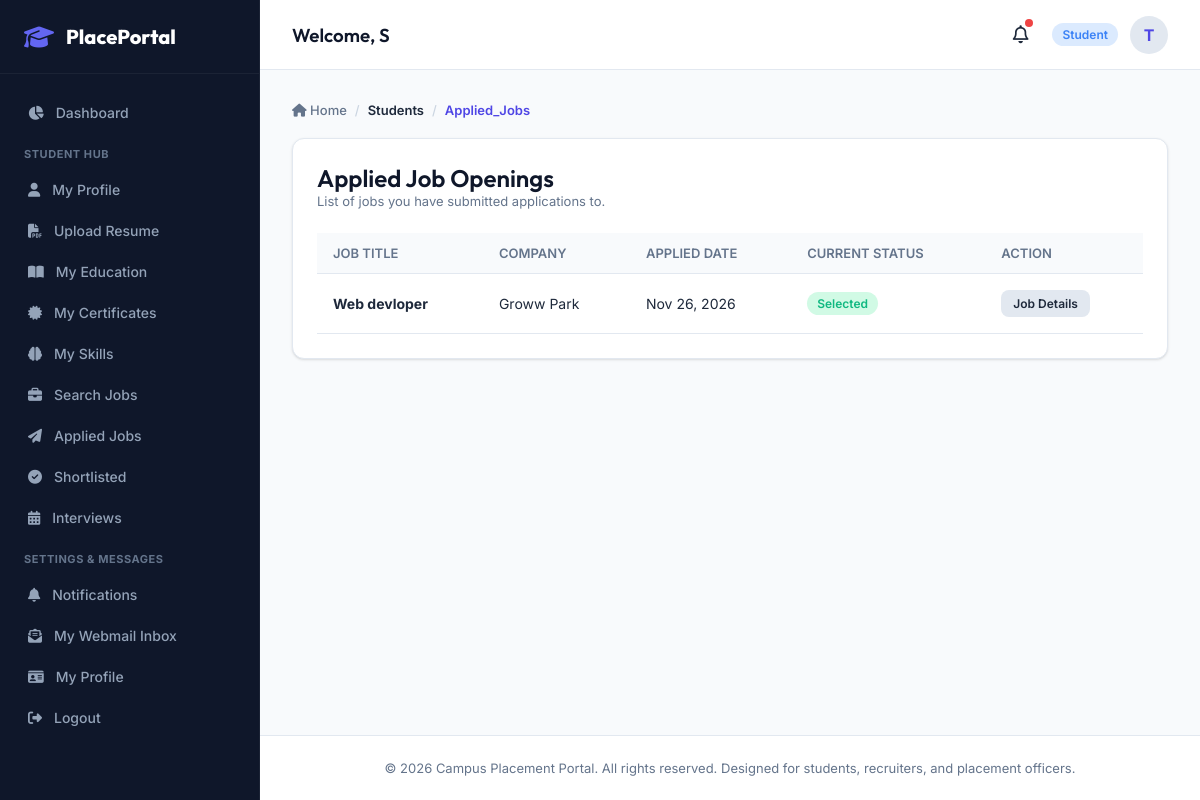
Before: /students/applied/ (signed in) with the older database file.
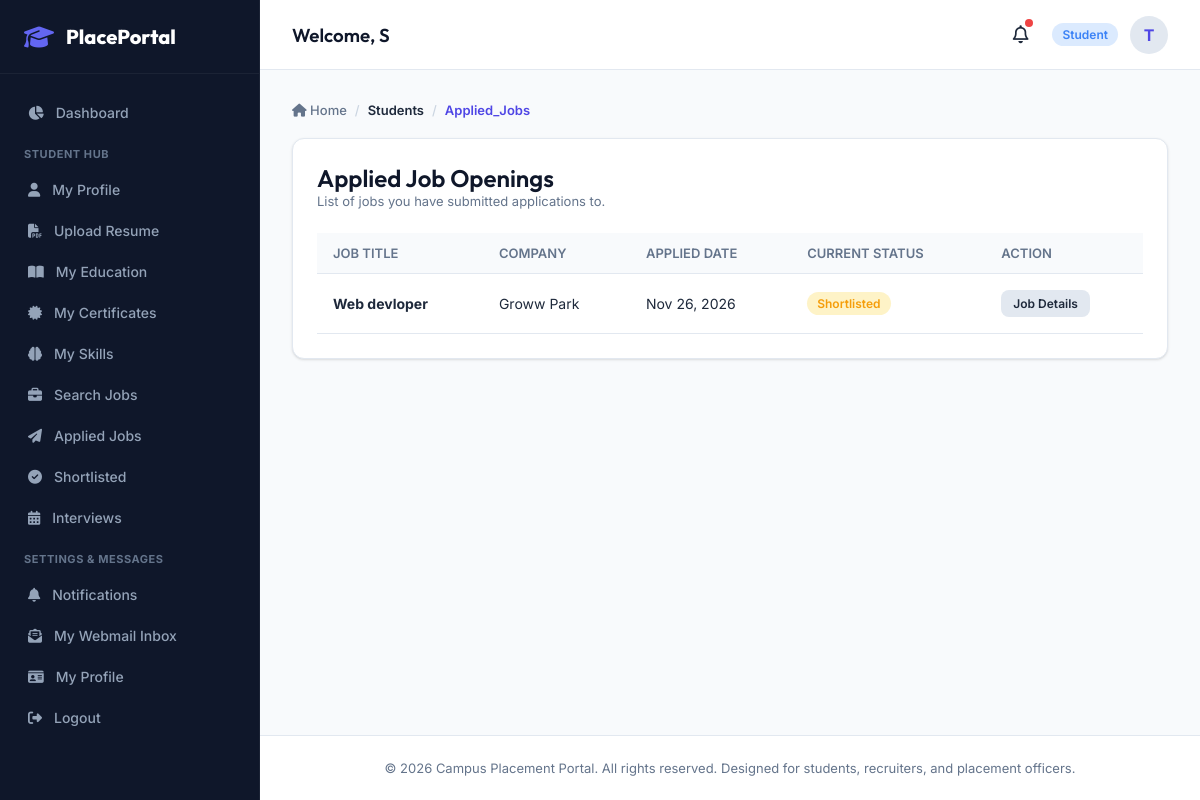
After: the same page with the newer database file.
### apps/applications/models.py (models this page shows, shortened)
class Application(models.Model):
    STATUS_CHOICES = (
        ('applied', 'Applied'),
        ('shortlisted', 'Shortlisted'),
        ('rejected', 'Rejected'),
        ('selected', 'Selected'),
    )
    job = models.ForeignKey(Job, on_delete=models.CASCADE, related_name='applications')
    student = models.ForeignKey(StudentProfile, on_delete=models.CASCADE, related_name='applications')
    applied_at = models.DateTimeField(auto_now_add=True)
    resume = models.FileField(upload_to='application_resumes/', blank=True, null=True)
    status = models.CharField(max_length=20, choices=STATUS_CHOICES, default='applied')
    cover_letter = models.TextField(blank=True)
    feedback = models.TextField(blank=True, help_text="Feedback from the recruiter")
    class Meta:
        unique_together = ('job', 'student')

### apps/jobs/models.py (models this page shows, shortened)
class Job(models.Model):
    JOB_TYPE_CHOICES = (
        ('full_time', 'Full-time'),
        ('internship', 'Internship'),
        ('part_time', 'Part-time'),
    )
    company = models.ForeignKey(CompanyProfile, on_delete=models.CASCADE, related_name='jobs')
    title = models.CharField(max_length=200)
    description = models.TextField()
    requirements = models.TextField(blank=True, help_text="Additional job requirements")
    skills_required = models.TextField(blank=True, help_text="Comma-separated list of required skills")
    location = models.CharField(max_length=150)
    job_type = models.CharField(max_length=20, choices=JOB_TYPE_CHOICES, default='full_time')
    salary_package = models.CharField(max_length=50, help_text="e.g. 12 LPA, 50,000/month")
    eligibility_criteria = models.DecimalField(max_digits=4, decimal_places=2, default=0.00, help_text="Minimum required CGPA")
    application_deadline = models.DateTimeField()
    is_active = models.BooleanField(default=True)
    created_at = models.DateTimeField(auto_now_add=True)

### apps/companies/models.py (models this page shows, shortened)
class CompanyProfile(models.Model):
    user = models.OneToOneField(settings.AUTH_USER_MODEL, on_delete=models.CASCADE, related_name='company_profile')
    name = models.CharField(max_length=200)
    description = models.TextField(blank=True)
    website = models.URLField(blank=True)
    industry = models.CharField(max_length=100)
    logo = models.ImageField(upload_to='company_logos/', blank=True, null=True)
    contact_email = models.EmailField()
    contact_phone = models.CharField(max_length=15, blank=True, null=True)
    address = models.TextField(blank=True)

### apps/students/views.py (the view)
# urls.py: path('applied/', views.applied_jobs, name='applied_jobs'),
@login_required
def applied_jobs(request):
    try:
        student = request.user.student_profile
    except StudentProfile.DoesNotExist:
        return redirect('accounts:edit_profile')
    applications = Application.objects.filter(student=student)
    return render(request, 'students/applied_jobs.html', {'applications': applications})

### templates/students/applied_jobs.html (shortened to what this page needs)
{% extends 'base.html' %}
{% block content %}
<div class="card">
    <h2>Applied Job Openings</h2>
    <p style="color: var(--text-muted); font-size: 13px; margin-bottom: 24px;">List of jobs you have submitted applications to.</p>
    {% if applications %}
        <div class="table-responsive">
            <table>
                <thead>
                    <tr>
                        <th>Job Title</th>
                        <th>Company</th>
                        <th>Applied Date</th>
                        <th>Current Status</th>
                        <th>Action</th>
                    </tr>
                </thead>
                <tbody>
                    {% for app in applications %}
                        <tr>
                            <td><strong>{{ app.job.title }}</strong></td>
                            <td>{{ app.job.company.name }}</td>
                            <td>{{ app.applied_at|date:"M d, Y" }}</td>
                            <td>
                                {% if app.status == 'selected' %}
                                    <span class="badge badge-success">Selected</span>
                                {% elif app.status == 'shortlisted' %}
                                    <span class="badge badge-warning">Shortlisted</span>
                                {% elif app.status == 'rejected' %}
                                    <span class="badge badge-danger">Rejected</span>
                                {% else %}
                                    <span class="badge badge-info">Applied</span>
                                {% endif %}
                            </td>
                            <td>
                                <a href="{% url 'jobs:job_detail' pk=app.job.pk %}" class="btn btn-secondary" style="padding: 6px 12px; font-size: 12px;">Job Details</a>
                            </td>
                        </tr>
                    {% endfor %}
                </tbody>
            </table>
        </div>
    {% else %}
        <p style="color: var(--text-muted); text-align: center; padding: 40px 0;">You have not applied to any jobs yet.</p>
    {% endif %}
</div>
{% endblock %}

Changed rows visible on the page:
changed Application "Web devloper": status "Selected" → "Shortlisted"
